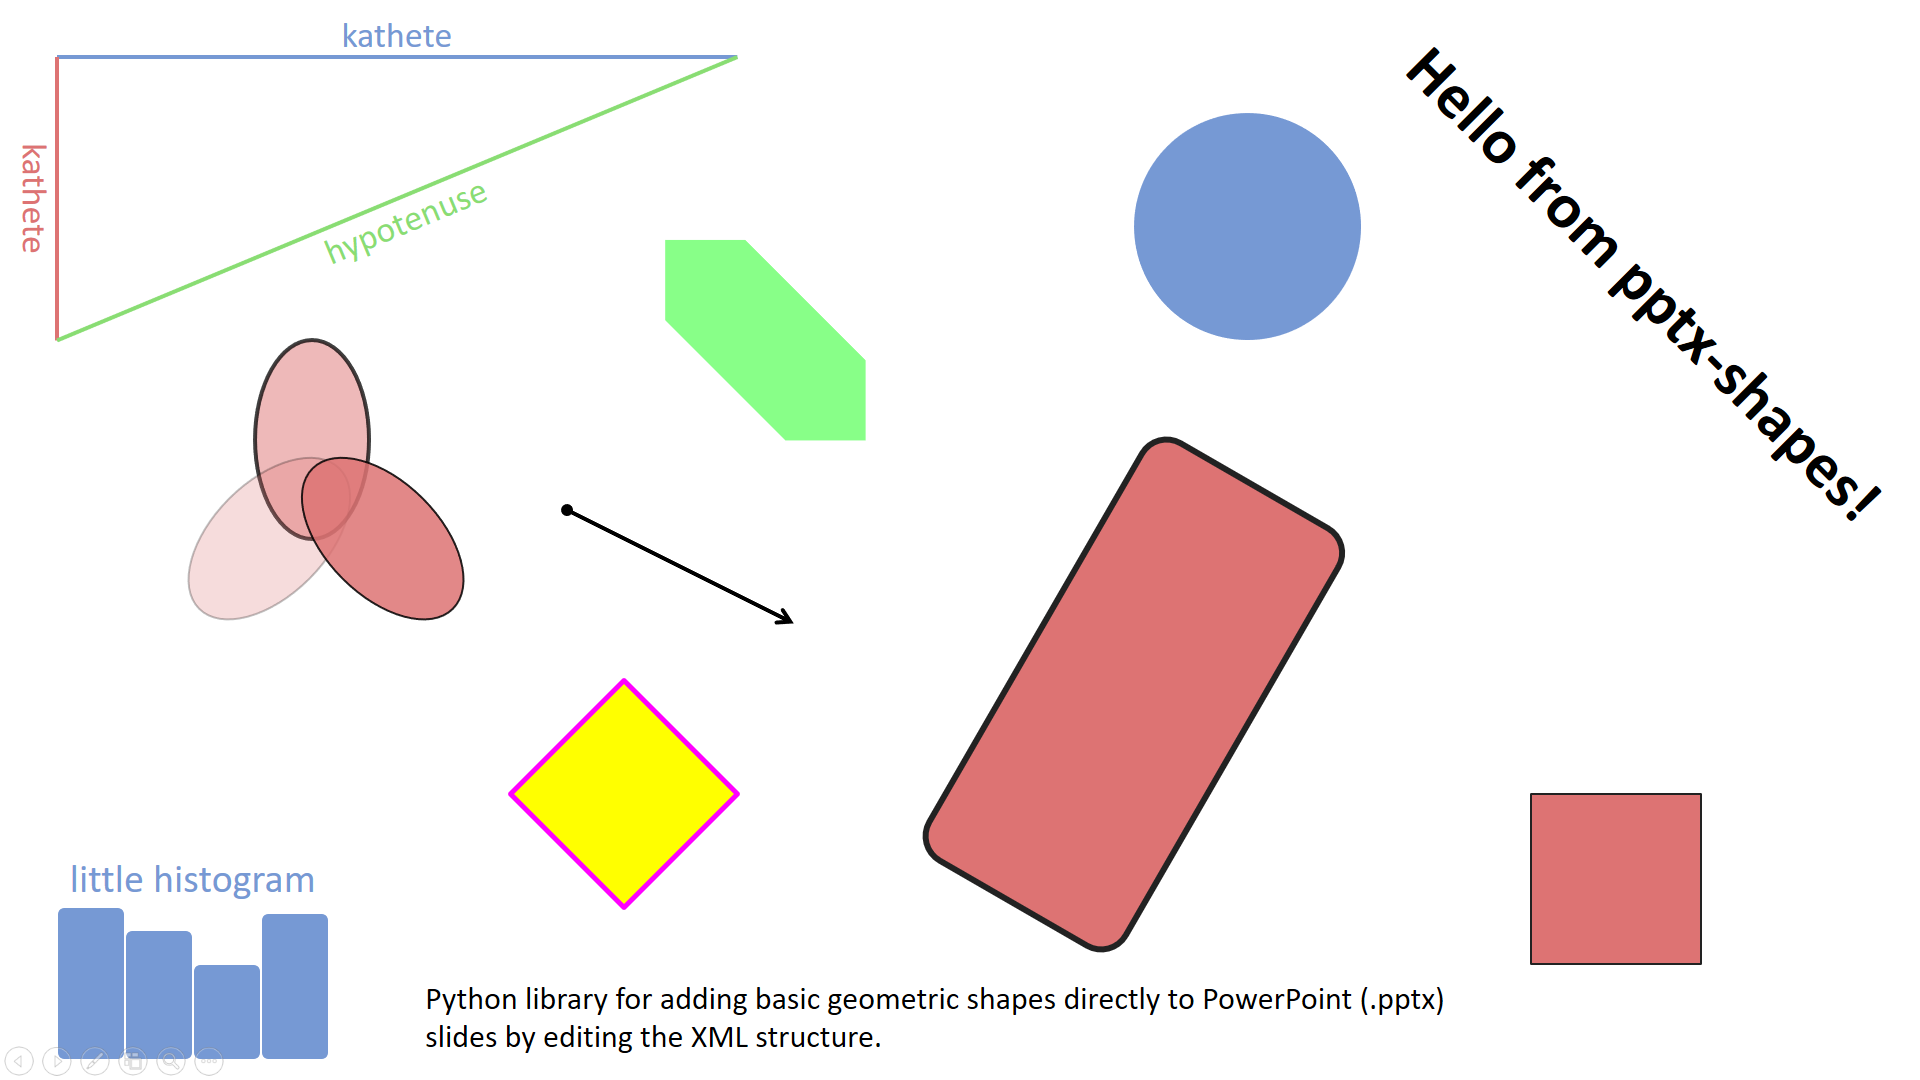

Here is the Python script that generated this plot:
from pptx_shapes import Presentation
from pptx_shapes.enums import Align, ArrowType, VerticalAlign
from pptx_shapes.shapes import Arrow, Ellipse, Group, Line, Polygon, Rectangle, TextBox
from pptx_shapes.style import FillStyle, FontFormat, FontStyle, StrokeStyle


def main() -> None:
    with Presentation(presentation_path="empty.pptx") as presentation:
        presentation.add(shape=TextBox(
            x=23, y=4, width=12, height=2, text="Hello from pptx-shapes!", angle=45, style=FontStyle(size=32), formatting=FontFormat(bold=True)
        ))

        presentation.add(shape=TextBox(
            x=7.5, y=17.2, width=18.5, height=1.5,
            text="Python library for adding basic geometric shapes directly to PowerPoint (.pptx) slides by editing the XML structure.",
            style=FontStyle(size=16, align=Align.LEFT),
            auto_fit=True
        ))

        # ellipses
        presentation.add(shape=Ellipse(x=20, y=2, dx=4, dy=4, fill=FillStyle(color="#7699d4")))

        # arrows
        presentation.add(shape=Arrow(x1=10, y1=9, x2=14, y2=11, start_type=ArrowType.OVAL, end_type=ArrowType.ARROW, stroke=StrokeStyle(thickness=2)))

        # rectangles
        presentation.add(shape=Rectangle(
            x=18, y=8, width=4, height=8.5, radius=0.25, fill=FillStyle(color="#dd7373"), stroke=StrokeStyle(color="#222", thickness=3), angle=30
        ))
        presentation.add(shape=Rectangle(
            x=27, y=14, width=3, height=3, radius=0, fill=FillStyle(color="#dd7373"), stroke=StrokeStyle(color="#222", thickness=1)
        ))

        # polygons
        presentation.add(shape=Polygon(
            points=[(11, 12), (13, 14), (11, 16), (9, 14), (11, 12)], fill=FillStyle(color="yellow"), stroke=StrokeStyle(color="magenta", thickness=2.5)
        ))
        presentation.add(shape=Polygon(
            points=[(15, 5), (16, 6), (15, 7), (12, 7), (11, 6), (12, 5)], angle=45, fill=FillStyle(color="#88ff88")
        ))

        # groups
        presentation.add(shape=Group(shapes=[
            Line(x1=1, y1=1, x2=13, y2=1, stroke=StrokeStyle(thickness=2, color="#7699d4")),
            Line(x1=1, y1=1, x2=1, y2=6, stroke=StrokeStyle(thickness=2, color="#dd7373")),
            Line(x1=13, y1=1, x2=1, y2=6, stroke=StrokeStyle(thickness=2, color="#89dd73")),
            TextBox(x=0.7, y=3.5, width=13, height=1, text="hypotenuse", angle=-22.6, style=FontStyle(size=18, color="#89dd73", vertical_align=VerticalAlign.TOP)),
            TextBox(x=-2, y=3, width=5, height=1, text="kathete", angle=90, style=FontStyle(size=18, color="#dd7373", vertical_align=VerticalAlign.TOP)),
            TextBox(x=1, y=0, width=12, height=1, text="kathete", style=FontStyle(size=18, color="#7699d4", vertical_align=VerticalAlign.BOTTOM))
        ]))

        presentation.add(shape=Group(shapes=[
            Ellipse(x=4.5, y=6.0, dx=2.0, dy=3.5, fill=FillStyle(color="#dd7373", opacity=0.5), stroke=StrokeStyle(color="black", thickness=2, opacity=0.75)),
            Ellipse(x=3.0, y=8.5, dx=3.5, dy=2.0, fill=FillStyle(color="#dd7373", opacity=0.25), stroke=StrokeStyle(color="black", opacity=0.25), angle=-45),
            Ellipse(x=5.0, y=8.5, dx=3.5, dy=2.0, fill=FillStyle(color="#dd7373", opacity=0.85), stroke=StrokeStyle(color="black", opacity=0.85), angle=45)
        ]))

        presentation.add(shape=Group(shapes=[
            TextBox(x=1, y=15, width=4.8, height=1, text="little histogram", style=FontStyle(size=20, color="#7699d4")),
            Rectangle(x=1, y=16, width=1.2, height=2.7, radius=0.2, fill=FillStyle(color="#7699d4"), stroke=StrokeStyle(color="#fff")),
            Rectangle(x=2.2, y=16.4, width=1.2, height=2.3, radius=0.2, fill=FillStyle(color="#7699d4"), stroke=StrokeStyle(color="#fff")),
            Rectangle(x=3.4, y=17, width=1.2, height=1.7, radius=0.2, fill=FillStyle(color="#7699d4"), stroke=StrokeStyle(color="#fff")),
            Rectangle(x=4.6, y=16.1, width=1.2, height=2.6, radius=0.2, fill=FillStyle(color="#7699d4"), stroke=StrokeStyle(color="#fff"))
        ]))

        presentation.save("basic.pptx")


if __name__ == "__main__":
    main()
